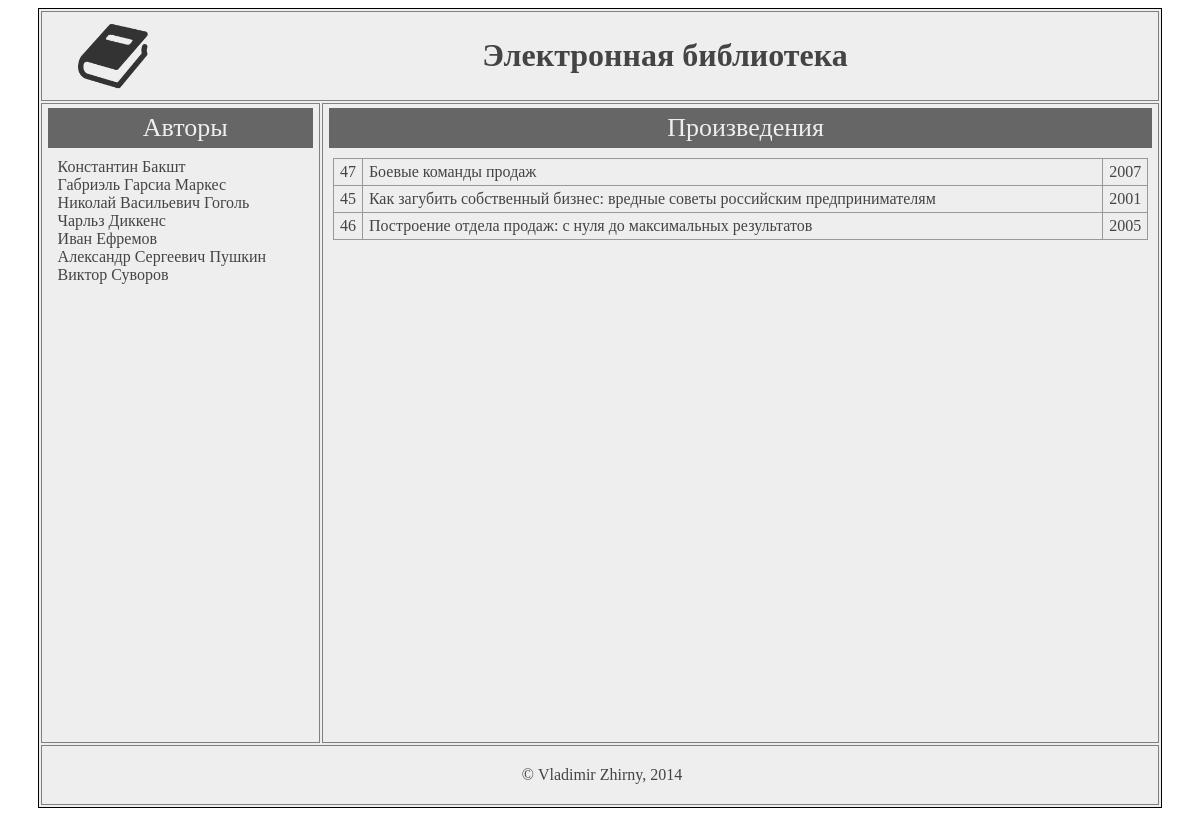
The page /index.php?id=3 on the database its author committed.
### tables this page shows
CREATE TABLE authors (
  author_id INT(10) PRIMARY KEY NOT NULL AUTO_INCREMENT,
  firstname VARCHAR(30) NOT NULL,
  lastname VARCHAR(30) NOT NULL
  );

CREATE TABLE books(
  id INT(10) PRIMARY KEY NOT NULL AUTO_INCREMENT,
  title VARCHAR(150) NOT NULL,
  author_id INT(10) NOT NULL,
  `year` INT(4) NOT NULL,
  FOREIGN KEY(author_id) REFERENCES authors(author_id)
  );

### index.php (the view, shortened to what this page needs)
<?php
require_once 'connect.php';
  function get_author_id() {
    $author_id = isset($_GET['id']) ? $_GET['id'] : null;
    return $author_id;
   }
  function get_books($author_id) {
    global $db;
    $result = mysqli_query($db, 'SELECT * FROM books WHERE author_id='.$author_id.' ORDER BY title;');
    $table = '<table id="bookstable">';
    while($myrow = mysqli_fetch_array($result)) {
      $table .= '<tr><td id="num">'.$myrow['id'].'</td><td>'.$myrow['title'].'</td><td id="year">'.$myrow['year'].'</td></tr>';
    }
    $table .= '</table>';
    return $table;
  }
?>
<!DOCTYPE html>
<html>
<head>
  <link type="text/css" rel="stylesheet" href="css/style.css" />
</head>
<body>
  <table id="wrapper">
    <tr><td colspan=2 id="header">
	<a href="/lib/"><img id="book" src="img/book.png"></a>
	<h1>Электронная библиотека</h1></td>
	<tr><td id="authors">
	  <ul>
	    <li class="caption">Авторы</li>
<?php
	$result = mysqli_query($db, 'SELECT * FROM authors ORDER BY lastname;');
  while ($myrow = mysqli_fetch_array($result)) {
    echo '<li><a href="/lib/index.php?id='
	  .$myrow['author_id'].'">'
	  .$myrow['firstname'].' '.$myrow['lastname'].'</a></li>';
  }
?>
	  </ul>
	</td>
	<td id="books">
	<ul>
	  <li class="caption">Произведения</li>
<?php
echo get_books(get_author_id());
?>
	</td></tr>
	<tr><td colspan=2 id="footer"><p>&nbsp;&copy;&nbsp;Vladimir Zhirny, 2014</p></td>
  </table>
</body>

### css/style.css (style rules this page uses)
#wrapper { border: 1px solid black; color: #444444; background-color: #eeeeee; width: 95%; height: 800px; margin: 0 auto; }
#book { float: left; width: 70px; height: 70px; margin: 5px 30px; }
#header { border: 1px solid grey; height: 80px; text-align: center; }
#authors { border: 1px solid grey; width: 25%; margin: 0 10px 0 0; vertical-align: top; }
ul { list-style-type: none; margin: 0; padding: 0; }
li { text-indent: 10px; }
.caption { font-size: 26px; background-color: #666666; color: #eeeeee; padding: 5px 0; text-align: center; margin-bottom: 10px; }
#books { border: 1px solid grey; width: 75%; vertical-align: top; }
#footer { border: 1px solid grey; height: 10px; text-align: center; }
#bookstable { border-spacing: 0; border-collapse: collapse; width: 99%; text-align: left; margin: auto; }
td { border: 1px solid #999999; padding: 4px 6px; }
#num { width: 3%; }
#year { width: 5%; }
a { color: #444444; text-decoration: none; }

### rows shown on the page
authors: firstname "Константин", lastname "Бакшт"
authors: firstname "Габриэль", lastname "Гарсиа Маркес"
authors: firstname "Николай Васильевич", lastname "Гоголь"
authors: firstname "Чарльз", lastname "Диккенс"
authors: firstname "Иван", lastname "Ефремов"
authors: firstname "Александр Сергеевич", lastname "Пушкин"
authors: firstname "Виктор", lastname "Суворов"
books: id "47", title "Боевые команды продаж", year "2007"
books: id "45", title "Как загубить собственный бизнес: вредные советы российским предпринимателям", year "2001"
books: id "46", title "Построение отдела продаж: с нуля до максимальных результатов", year "2005"
